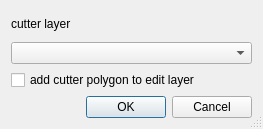
<?xml version="1.0" encoding="UTF-8"?>
<ui version="4.0">
 <class>Dialog</class>
 <widget class="QDialog" name="Dialog">
  <property name="geometry">
   <rect>
    <x>0</x>
    <y>0</y>
    <width>263</width>
    <height>129</height>
   </rect>
  </property>
  <property name="windowTitle">
   <string>Choose Layer</string>
  </property>
  <property name="sizeGripEnabled">
   <bool>true</bool>
  </property>
  <layout class="QVBoxLayout" name="verticalLayout">
   <item>
    <widget class="QLabel" name="lblCutter">
     <property name="text">
      <string>cutter layer</string>
     </property>
    </widget>
   </item>
   <item>
    <widget class="QComboBox" name="cbxLayer"/>
   </item>
   <item>
    <widget class="QCheckBox" name="chkCopy">
     <property name="text">
      <string>add cutter polygon to edit layer</string>
     </property>
    </widget>
   </item>
   <item>
    <widget class="QDialogButtonBox" name="buttonBox">
     <property name="orientation">
      <enum>Qt::Horizontal</enum>
     </property>
     <property name="standardButtons">
      <set>QDialogButtonBox::Cancel|QDialogButtonBox::Ok</set>
     </property>
    </widget>
   </item>
  </layout>
 </widget>
 <resources/>
 <connections>
  <connection>
   <sender>buttonBox</sender>
   <signal>accepted()</signal>
   <receiver>Dialog</receiver>
   <slot>accept()</slot>
   <hints>
    <hint type="sourcelabel">
     <x>248</x>
     <y>254</y>
    </hint>
    <hint type="destinationlabel">
     <x>157</x>
     <y>274</y>
    </hint>
   </hints>
  </connection>
  <connection>
   <sender>buttonBox</sender>
   <signal>rejected()</signal>
   <receiver>Dialog</receiver>
   <slot>reject()</slot>
   <hints>
    <hint type="sourcelabel">
     <x>316</x>
     <y>260</y>
    </hint>
    <hint type="destinationlabel">
     <x>286</x>
     <y>274</y>
    </hint>
   </hints>
  </connection>
 </connections>
</ui>
